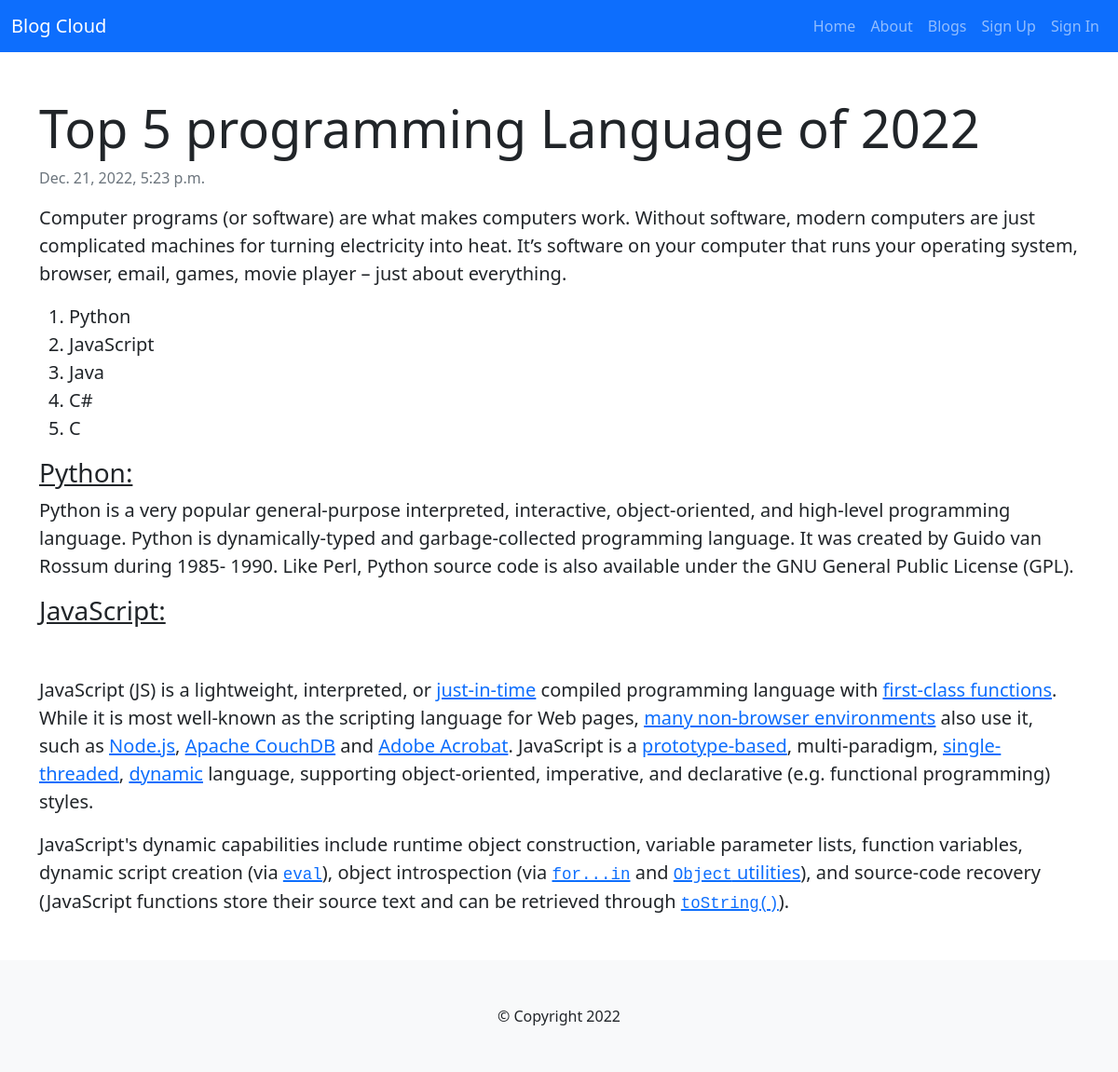
The app's page /blog/4/ with its own data.
### blog/models.py (models this page shows, shortened)
class Blog(models.Model):
    category = models.ForeignKey(Category, on_delete=models.CASCADE)
    title = models.CharField(max_length=1000)
    description = RichTextField()
    published_at = models.DateTimeField(auto_now_add=True)
    publish = models.BooleanField(default=True)
    video_link = models.CharField(max_length=1000, blank=True)

### blog/views.py (the view)
# urls.py: 2. Add a URL to urlpatterns:  path('blog/', include('blog.urls'))
def blog(request, id):
    blog = Blog.objects.get(id=id)
    comments = Comment.objects.filter(blog=id)
    context = {
        'blog': blog,
        'comments': comments
    }
    return render(request, 'blog/blog-details.html', context)

### templates/blog/blog-details.html (shortened to what this page needs)
{% extends 'base.html' %}
{% block body %}
<div class="container my-5">
    <h1 class="display-4">{{blog.title}}</h1>
    <p class="text-muted">{{blog.published_at}}</p>
    <div class="lead my-3">
        {{blog.description|safe}}
    </div>
</div>
{% endblock body %}

### records on screen
Blog: title "Top 5 programming Language of 2022", published_at "Dec. 21, 2022, 5:23 p.m.", description "Computer programs (or software) are what makes computers work. Without software, modern computers are just complicated machines for turning electricity into heat. It’s software on your computer that runs your operating system, browser, email, games, movie player – just about everything. Python JavaScript Java C# C Python: Python is a very popular general-purpose interpreted, interactive, object-oriented, and high-level programming language. Python is dynamically-typed and garbage-collected programming language. It was created by Guido van Rossum during 1985- 1990. Like Perl, Python source code is also available under the GNU General Public License (GPL). JavaScript: JavaScript ( JS ) is a…"
